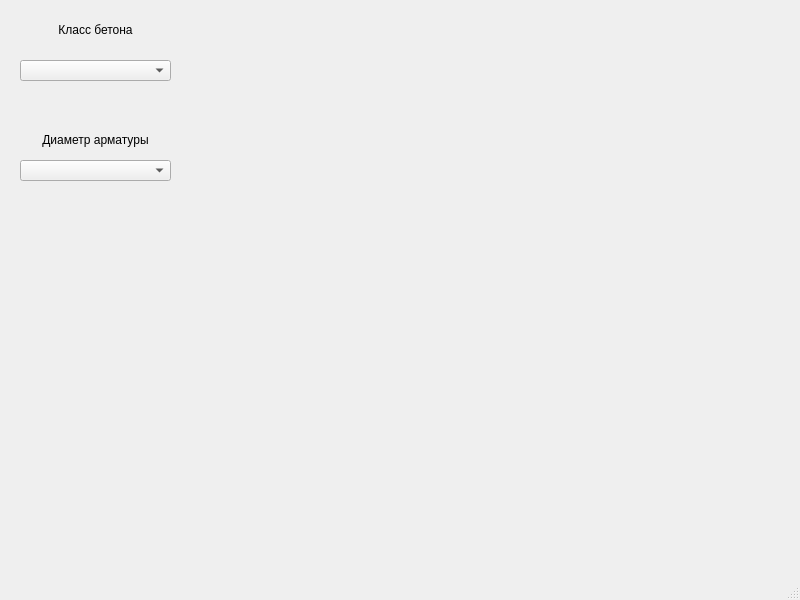
<?xml version="1.0" encoding="UTF-8"?>
<ui version="4.0">
 <class>MainWindow</class>
 <widget class="QMainWindow" name="MainWindow">
  <property name="geometry">
   <rect>
    <x>0</x>
    <y>0</y>
    <width>800</width>
    <height>600</height>
   </rect>
  </property>
  <property name="windowTitle">
   <string>MainWindow</string>
  </property>
  <widget class="QWidget" name="centralwidget">
   <widget class="QComboBox" name="comboBox">
    <property name="geometry">
     <rect>
      <x>20</x>
      <y>60</y>
      <width>151</width>
      <height>21</height>
     </rect>
    </property>
   </widget>
   <widget class="QComboBox" name="comboBox_2">
    <property name="geometry">
     <rect>
      <x>20</x>
      <y>160</y>
      <width>151</width>
      <height>21</height>
     </rect>
    </property>
   </widget>
   <widget class="QLabel" name="label">
    <property name="geometry">
     <rect>
      <x>20</x>
      <y>20</y>
      <width>151</width>
      <height>20</height>
     </rect>
    </property>
    <property name="text">
     <string>Класс бетона</string>
    </property>
    <property name="alignment">
     <set>Qt::AlignCenter</set>
    </property>
   </widget>
   <widget class="QLabel" name="Diametr">
    <property name="geometry">
     <rect>
      <x>20</x>
      <y>130</y>
      <width>151</width>
      <height>20</height>
     </rect>
    </property>
    <property name="text">
     <string>Диаметр арматуры</string>
    </property>
    <property name="alignment">
     <set>Qt::AlignCenter</set>
    </property>
   </widget>
  </widget>
  <widget class="QStatusBar" name="statusbar"/>
 </widget>
 <resources/>
 <connections/>
</ui>
